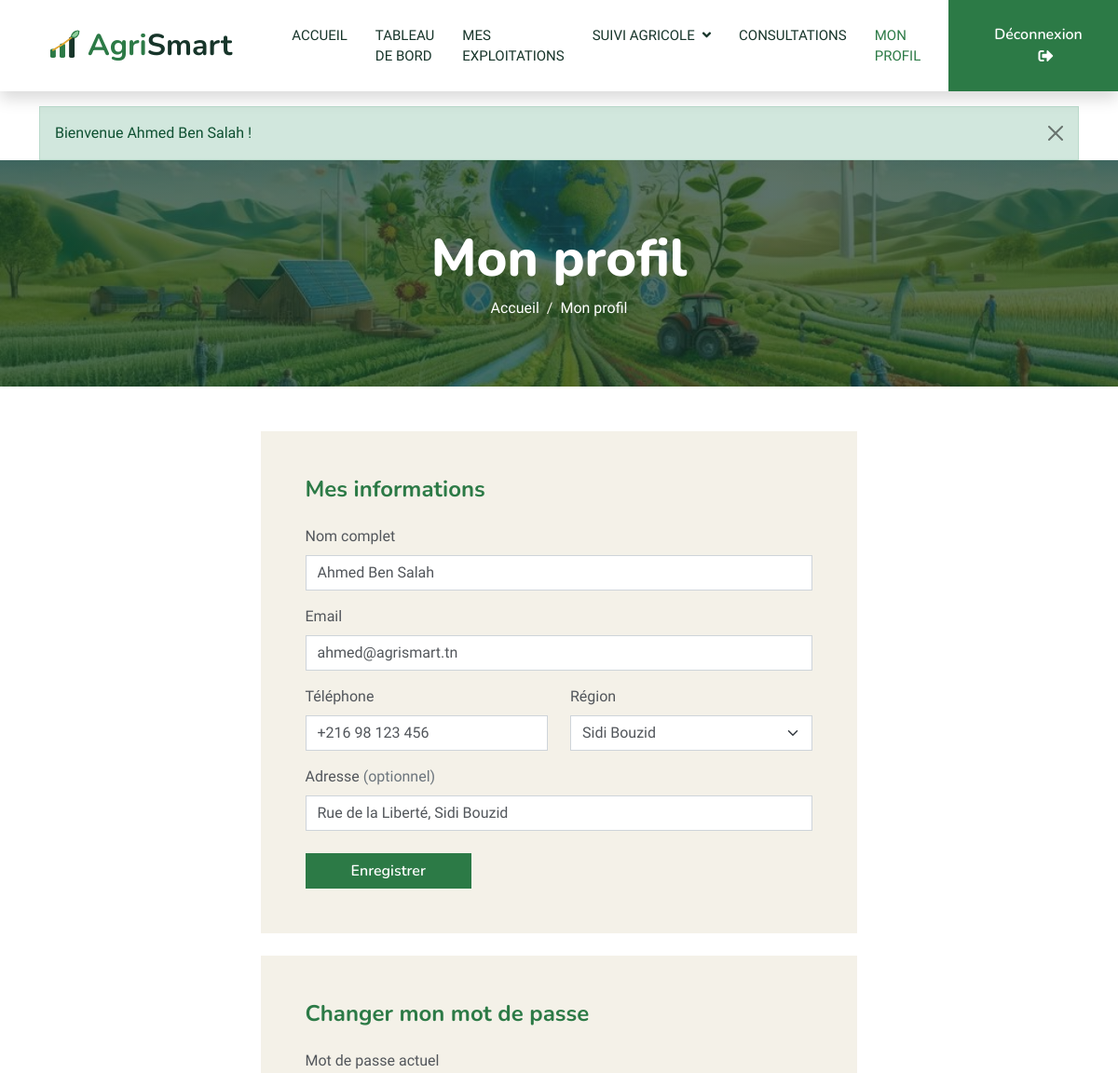
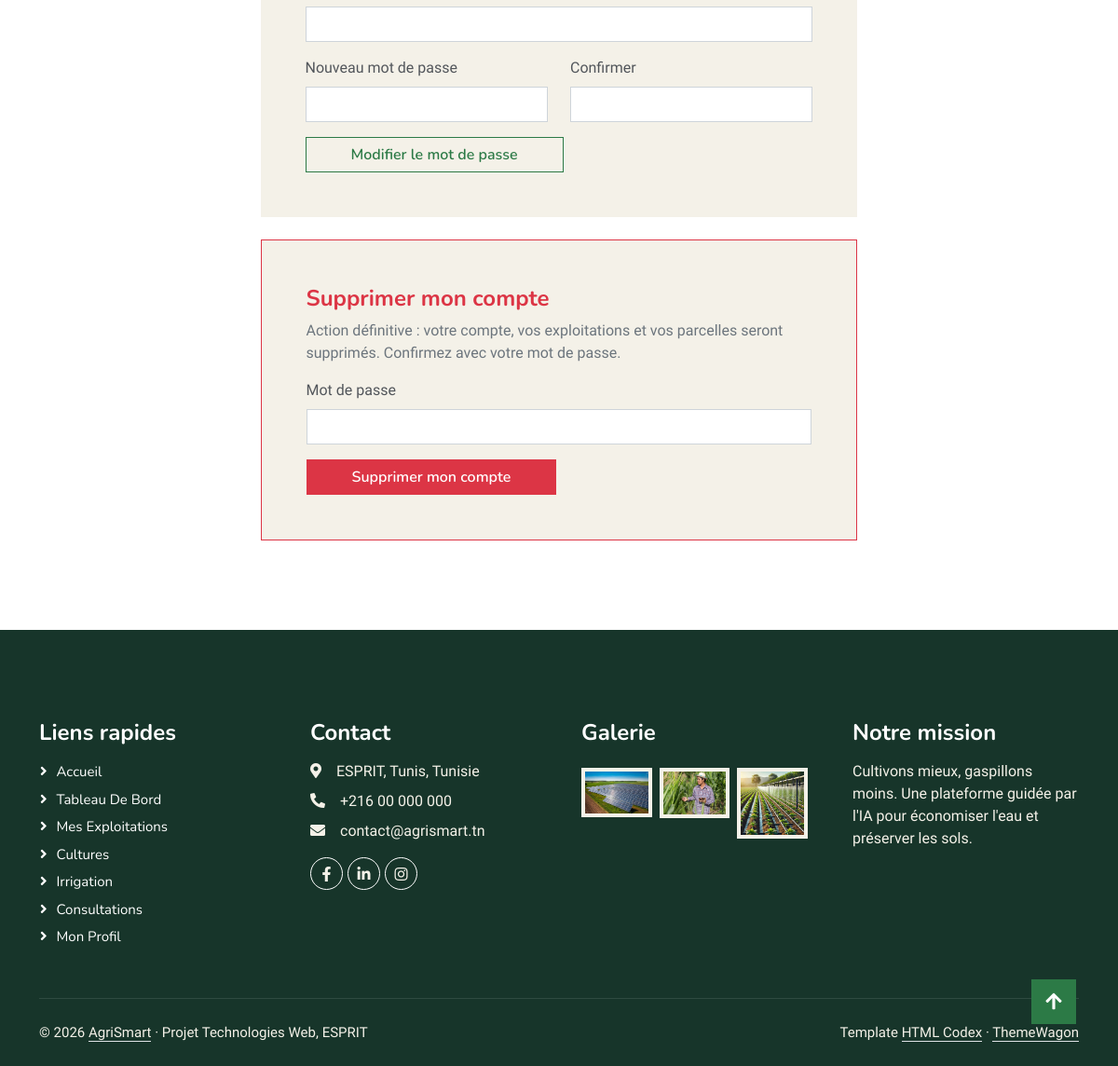
The app's page /frontoffice/index.php?page=profile (signed in) with its own data (2 pictures, top to bottom).
### tables this page shows
CREATE TABLE utilisateur (
    id                 INT AUTO_INCREMENT PRIMARY KEY,
    nom                VARCHAR(100) NOT NULL,
    email              VARCHAR(150) NOT NULL UNIQUE,
    mot_de_passe       VARCHAR(255) NOT NULL,               
    role               ENUM('agriculteur','expert','administrateur') NOT NULL DEFAULT 'agriculteur',
    telephone          VARCHAR(20)  NOT NULL DEFAULT '',
    adresse            VARCHAR(255) NOT NULL DEFAULT '',
    region             VARCHAR(60)  NOT NULL DEFAULT '',
    niveau_acces       TINYINT      NOT NULL DEFAULT 1,     
    specialite         VARCHAR(100) NOT NULL DEFAULT '',    
    experience         INT          NOT NULL DEFAULT 0,     
    disponibilite      TINYINT(1)   NOT NULL DEFAULT 1,     
    actif              TINYINT(1)   NOT NULL DEFAULT 1,     
    derniere_connexion DATETIME NULL,
    created_at         TIMESTAMP DEFAULT CURRENT_TIMESTAMP,
    INDEX idx_role (role)
);

### frontoffice/controllers/Controller.php (called while the page is built, shortened)
<?php
abstract class Controller
{
    protected function render(string $view, array $data = []): void
    {
        extract($data, EXTR_SKIP);
        require __DIR__ . '/../views/' . $view . '.php';
    }
    protected function requireAccount(): Utilisateur
    {
        $user = users()->requireAuth();
        return $user;
    }
}

### frontoffice/controllers/ProfileController.php (called while the page is built, shortened)
<?php
class ProfileController extends Controller
{
    public function index(): void
    {
        $user = $this->requireAccount();
        $errors = [];
        $this->show($user, $errors, [], []);
    }
    private function show(Utilisateur $user, array $errors, array $pwdErrors, array $delErrors): void
    {
        $view = $user instanceof Expert ? 'profile_expert' : 'profile';
        $this->render($view, compact('user', 'errors', 'pwdErrors', 'delErrors'));
    }
}

### frontoffice/index.php (called while the page is built, shortened)
<?php
require_once __DIR__ . '/../core/helpers.php';
require_once __DIR__ . '/../controllers/UserController.php';
require_once __DIR__ . '/helpers.php';
require_once __DIR__ . '/controllers/Controller.php';
$routes = [
    'home'              => ['HomeController',         'index'],
    'login'             => ['AuthController',         'login'],
    'register'          => ['AuthController',         'register'],
    'logout'            => ['AuthController',         'logout'],
    'dashboard'         => ['DashboardController',    'index'],
    'profile'           => ['ProfileController',      'index'],
    'profile-password'  => ['ProfileController',      'password'],
    'profile-delete'    => ['ProfileController',      'delete'],
    'exploitations'     => ['ExploitationController', 'index'],
    'exploitation-form' => ['ExploitationController', 'form'],
    'exploitation-delete' => ['ExploitationController', 'delete'],
    'parcelles'         => ['ParcelleController',     'index'],
    'parcelle-form'     => ['ParcelleController',     'form'],
    'parcelle-delete'   => ['ParcelleController',     'delete'],
    'consultations'       => ['ConsultationController', 'index'],
    'consultation'        => ['ConsultationController', 'show'],
    'consultation-form'   => ['ConsultationController', 'form'],
    'consultation-delete' => ['ConsultationController', 'delete'],
    'consultation-close'  => ['ConsultationController', 'close'],
    'consultation-take'   => ['ConsultationController', 'take'],
    'conseil-form'        => ['ConseilController',       'form'],
    'conseil-delete'      => ['ConseilController',       'delete'],
    'cultures'            => ['CultureController',     'index'],
    'culture-form'        => ['CultureController',     'form'],
    'culture-delete'      => ['CultureController',     'delete'],
    'irrigations'         => ['IrrigationController',  'index'],
    'irrigation-form'     => ['IrrigationController',  'form'],
    'irrigation-done'     => ['IrrigationController',  'done'],
    'irrigation-delete'   => ['IrrigationController',  'delete'],
];
$page = (string) ($_GET['page'] ?? 'home');
[$class, $method] = $routes[$page];
(new $class())->$method();

### core/helpers.php (called while the page is built, shortened)
<?php
function e($v): string
{
    return htmlspecialchars((string) $v, ENT_QUOTES, 'UTF-8');
}
function url(string $page, array $params = []): string
{
    return 'index.php?' . http_build_query(['page' => $page] + $params);
}

### models/Utilisateur.php (called while the page is built, shortened)
<?php
class Utilisateur
{
    protected string $nom = '';
    protected string $email = '';
    public function getNom(): string { return $this->nom; }
    public function getEmail(): string { return $this->email; }
    public function setNom(string $nom): void { $this->nom = $nom; }
    public function setEmail(string $email): void { $this->email = $email; }
}

### controllers/UserController.php (called while the page is built, shortened)
<?php
require_once __DIR__ . '/../config/database.php';
class UserController
{
    private PDO $db;
    private ?Utilisateur $current = null;
    private bool $currentLoaded = false;
    public function __construct()
    {
        $this->db = Database::getConnexion();
        $this->config = require __DIR__ . '/../config/config.php';
    }
    public function currentUser(): ?Utilisateur
    {
        if (!$this->currentLoaded) {
            $this->currentLoaded = true;
            $this->current = $this->findById((int) $_SESSION['user_id']);
        }
        return $this->current;
    }
    public function requireAuth(): Utilisateur
    {
        $user = $this->currentUser();
        return $user;
    }
    public function findById(int $id): ?Utilisateur
    {
        $stmt = $this->db->prepare('SELECT * FROM utilisateur WHERE id = :id LIMIT 1');
        $stmt->execute(['id' => $id]);
        $row = $stmt->fetch();
        return $row ? Utilisateur::fromArray($row) : null;
    }
}

### config/config.php (called while the page is built, shortened)
<?php
$config = [
    'db' => [
        'host'    => 'localhost',
        'port'    => 3306,
        'name'    => 'agrismart',
        'user'    => 'root',
        'pass'    => '',
        'charset' => 'utf8mb4',
    ],
    'debug'            => false,
    'session_lifetime' => 1800,
    'max_login_tries'  => 5,
    'lockout_minutes'  => 5,
];
$local = __DIR__ . '/config.local.php';
return $config;

### config/database.php (called while the page is built, shortened)
<?php
class Database
{
    private static ?PDO $pdo = null;
    public static function getConnexion(): PDO
    {
        if (self::$pdo === null) {
            $config = require __DIR__ . '/config.php';
            $db = $config['db'];
            $dsn = sprintf('mysql:host=%s;port=%d;dbname=%s;charset=%s', $db['host'], $db['port'], $db['name'], $db['charset']);
            try {
                self::$pdo = new PDO($dsn, $db['user'], $db['pass'], [
                    PDO::ATTR_ERRMODE            => PDO::ERRMODE_EXCEPTION,
                    PDO::ATTR_DEFAULT_FETCH_MODE => PDO::FETCH_ASSOC,
                    PDO::ATTR_EMULATE_PREPARES   => false,
                ]);
            } catch (PDOException $e) {
                error_log('AgriSmart DB: ' . $e->getMessage());
                http_response_code(500);
                die(!empty($config['debug'])
                    ? 'Erreur base de données : ' . htmlspecialchars($e->getMessage(), ENT_QUOTES, 'UTF-8')
                    : 'Service temporairement indisponible (connexion à la base de données impossible).');
            }
        }
        return self::$pdo;
    }
}

### models/Agriculteur.php (called while the page is built, shortened)
<?php
class Agriculteur extends Utilisateur
{
    private string $telephone = '';
    private string $adresse = '';
    private string $region = '';
    public function getTelephone(): string { return $this->telephone; }
    public function getAdresse(): string { return $this->adresse; }
    public function getRegion(): string { return $this->region; }
    public function setTelephone(string $telephone): void { $this->telephone = $telephone; }
    public function setAdresse(string $adresse): void { $this->adresse = $adresse; }
    public function setRegion(string $region): void { $this->region = $region; }
}

### frontoffice/views/profile.php (the view, shortened to what this page needs)
<!DOCTYPE html>
<html lang="fr">
<head>
    <?php require_once __DIR__ . '/includes/head.php'; ?>
</head>
<body>
<?php require_once __DIR__ . '/includes/navbar.php'; ?>
<?php require_once __DIR__ . '/includes/page-header.php'; ?>
<section class="container pb-5">
    <div class="row justify-content-center">
        <div class="col-lg-7">
            <div class="bg-light p-4 p-md-5 mb-4">
                <h4 class="text-primary mb-4">Mes informations</h4>
                <form method="post" action="<?= url('profile') ?>" novalidate data-validate>
                    <div class="mb-3">
                        <label for="nom" class="form-label">Nom complet</label>
                        <input type="text" id="nom" name="nom" data-rules="required|min:3|max:100" value="<?= e($_POST['nom'] ?? $user->getNom()) ?>" class="form-control<?= isset($errors['nom']) ? ' is-invalid' : '' ?>">
                    </div>
                    <div class="mb-3">
                        <label for="email" class="form-label">Email</label>
                        <input type="email" id="email" name="email" data-rules="required|email" value="<?= e($_POST['email'] ?? $user->getEmail()) ?>" class="form-control<?= isset($errors['email']) ? ' is-invalid' : '' ?>">
                    </div>
                    <div class="row">
                        <div class="col-md-6 mb-3">
                            <label for="telephone" class="form-label">Téléphone</label>
                            <input type="text" id="telephone" name="telephone" data-rules="required|phone" value="<?= e($_POST['telephone'] ?? $user->getTelephone()) ?>" class="form-control<?= isset($errors['telephone']) ? ' is-invalid' : '' ?>">
                        </div>
                        <div class="col-md-6 mb-3">
                            <label for="region" class="form-label">Région</label>
                            <?php $selRegion = $_POST['region'] ?? $user->getRegion(); ?>
                            <select id="region" name="region" data-rules="required" class="form-select<?= isset($errors['region']) ? ' is-invalid' : '' ?>">
                                <?php foreach (Agriculteur::REGIONS as $r): ?>
                                    <option value="<?= e($r) ?>"<?= $selRegion === $r ? ' selected' : '' ?>><?= e($r) ?></option>
                                <?php endforeach; ?>
                            </select>
                        </div>
                    </div>
                    <div class="mb-4">
                        <label for="adresse" class="form-label">Adresse <span class="text-muted">(optionnel)</span></label>
                        <input type="text" id="adresse" name="adresse" data-rules="max:255" value="<?= e($_POST['adresse'] ?? $user->getAdresse()) ?>" class="form-control<?= isset($errors['adresse']) ? ' is-invalid' : '' ?>">
                    </div>
                    <button type="submit" class="btn btn-primary px-5">Enregistrer</button>
                </form>
            </div>
            <div class="bg-light p-4 p-md-5 mb-4">
                <h4 class="text-primary mb-4">Changer mon mot de passe</h4>
                <form method="post" action="<?= url('profile-password') ?>" novalidate data-validate>
                    <div class="mb-3">
                        <label for="current_password" class="form-label">Mot de passe actuel</label>
                        <input type="password" id="current_password" name="current_password" data-rules="required" autocomplete="current-password" class="form-control<?= isset($pwdErrors['current_password']) ? ' is-invalid' : '' ?>">
                    </div>
                    <div class="row">
                        <div class="col-md-6 mb-3">
                            <label for="new_password" class="form-label">Nouveau mot de passe</label>
                            <input type="password" id="new_password" name="password" data-rules="required|password" autocomplete="new-password" class="form-control<?= isset($pwdErrors['password']) ? ' is-invalid' : '' ?>">
                        </div>
                        <div class="col-md-6 mb-3">
                            <label for="new_confirm" class="form-label">Confirmer</label>
                            <input type="password" id="new_confirm" name="confirm" data-rules="required|match:#new_password" autocomplete="new-password" class="form-control<?= isset($pwdErrors['confirm']) ? ' is-invalid' : '' ?>">
                        </div>
                    </div>
                    <button type="submit" class="btn btn-outline-primary px-5">Modifier le mot de passe</button>
                </form>
            </div>
            <div class="bg-light p-4 p-md-5 border border-danger">
                <h4 class="text-danger mb-2">Supprimer mon compte</h4>
                <p class="text-muted">Action définitive : votre compte, vos exploitations et vos parcelles seront supprimés. Confirmez avec votre mot de passe.</p>
                <form method="post" action="<?= url('profile-delete') ?>" class="js-confirm" data-confirm="Supprimer définitivement votre compte et toutes vos données ?" novalidate data-validate>
                    <div class="mb-3">
                        <label for="delete_password" class="form-label">Mot de passe</label>
                        <input type="password" id="delete_password" name="password" data-rules="required" autocomplete="current-password" class="form-control<?= isset($delErrors['delete_password']) ? ' is-invalid' : '' ?>">
                    </div>
                    <button type="submit" class="btn btn-danger px-5">Supprimer mon compte</button>
                </form>
            </div>
        </div>
    </div>
</section>
<?php require_once __DIR__ . '/includes/footer.php'; ?>
</body>
</html>

### frontoffice/css/style.css (style rules this page uses)
:root { --primary: #2C7A46; --light: #F4F1E8; --dark: #17352A; }
.btn { font-family: 'Nunito', sans-serif; font-weight: 600; transition: .5s; }
.btn.btn-primary, .btn.btn-secondary { color: #FFFFFF; }

### frontoffice/css/agrismart.css (style rules this page uses)
:root { --as-ochre: #E3A72F; }
.btn.btn-primary, .btn.btn-outline-primary:hover { color: #fff; }
.bg-light .form-control, .bg-light .form-select { background-color: #fff; }

### records on screen
utilisateur: nom "Ahmed Ben Salah", email "ahmed@agrismart.tn", telephone "+216 98 123 456", adresse "Rue de la Liberté, Sidi Bouzid"

### other values on screen
$flash['msg'] "Bienvenue Ahmed Ben Salah !"
$pageTitle "Mon profil"
form field region "Sidi Bouzid"
